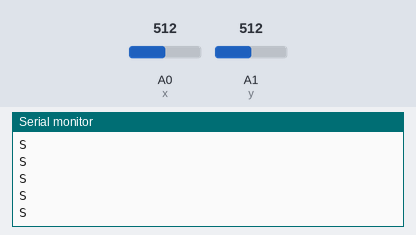
Bench run of a sketch on a simulated Arduino Uno, built with avr-gcc and run on an emulated ATmega328P. Parts: the last lines printed to the serial monitor. Inputs (shaded band) come from the test bench; at power-on: A0 (x) = 512, A1 (y) = 512.

Above: at 1.2 s.
1.3 s: A0 (x) set to 554
2.8 s: A0 (x) set to 571
At 2.81 s:
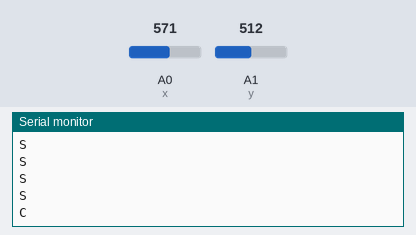
4.7 s: A1 (y) set to 545
At 4.72 s:
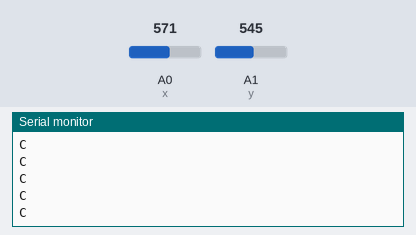
6.2 s: A1 (y) set to 579
At 6.22 s:
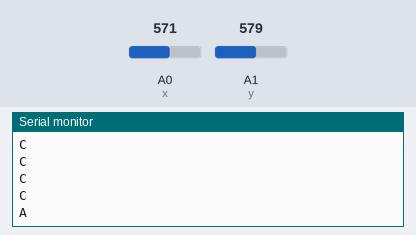

Measured:
- the behaviour switches between 561 and 562 on A0 (x) (found by bisection; images 0 and 1)
- the behaviour switches between 561 and 562 on A1 (y) (found by bisection; images 2 and 3)
- after the input at 2.8 s, the serial monitor: prints a new line at once (image 1)
- after the input at 6.2 s, the serial monitor: prints a new line at once (image 3)

The sketch:

gus.ino
```cpp
#define x A0
#define y A1

int x_val;
int y_val;

int x_val2;
int y_val2;

void setup() {
  // put your setup code here, to run once:
  pinMode(x, INPUT);
  pinMode(y, INPUT);
  Serial.begin(9600);
  x_val2 = analogRead(x);
  y_val2 = analogRead(y);
}

void loop()
{
  // put your main code here, to run repeatedly:
  x_val = analogRead(x);
  y_val = analogRead(y);

  int x_axis = x_val - x_val2;
  int y_axis = y_val - y_val2;

  if (y_axis >= 50)
  {
    Serial.println("A");
  }
  else if (y_axis <= -50)
  {
    Serial.println("B");
  }
  else if (x_axis >= 50)
  {
    Serial.println("C");
  }
  else if (x_axis <= -50)
  {
    Serial.println("D");
  }
  else
  {
    Serial.println("S");
  }
  delay(100);
}
```
